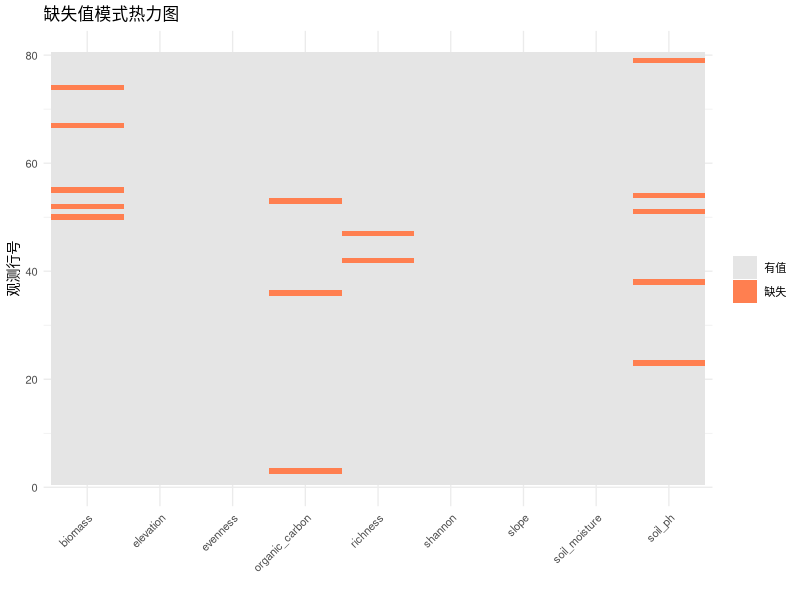
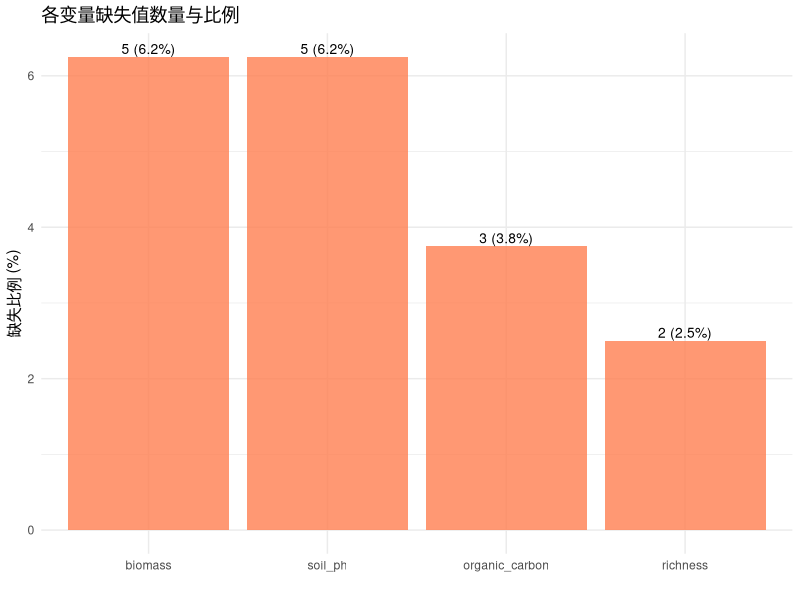
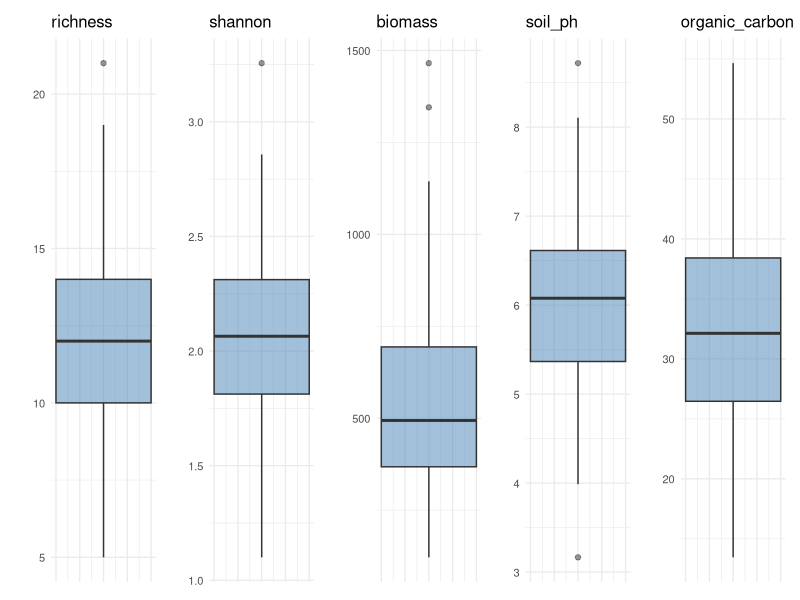
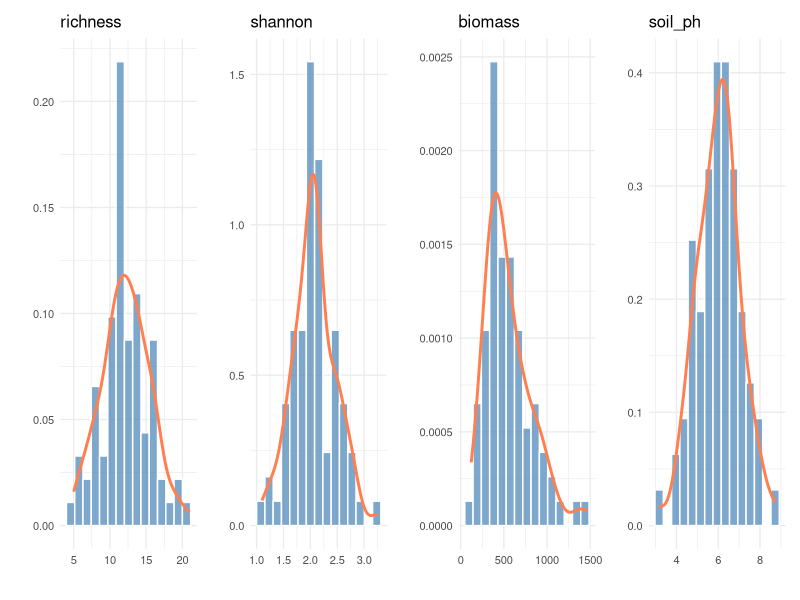
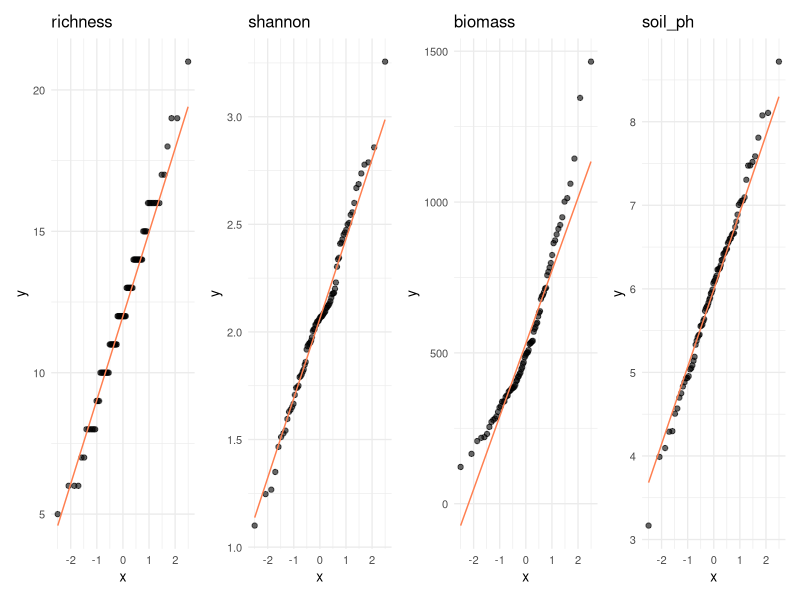
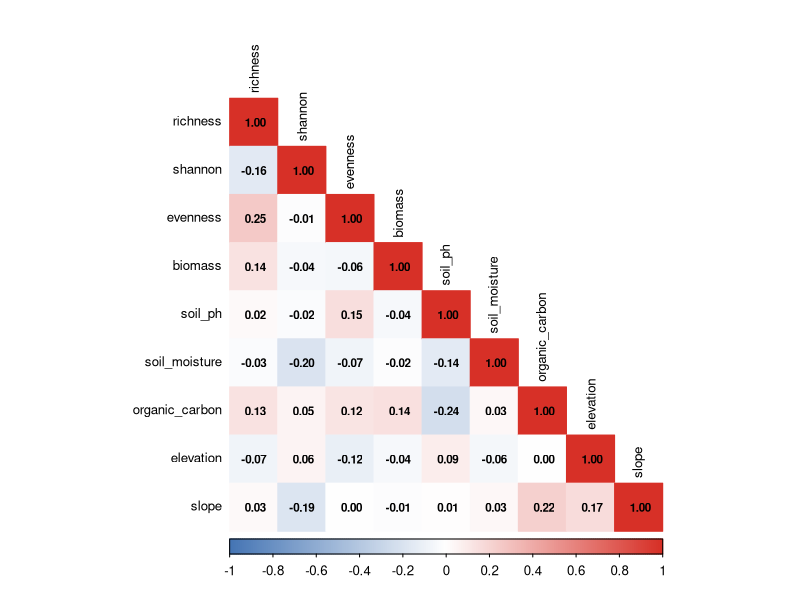
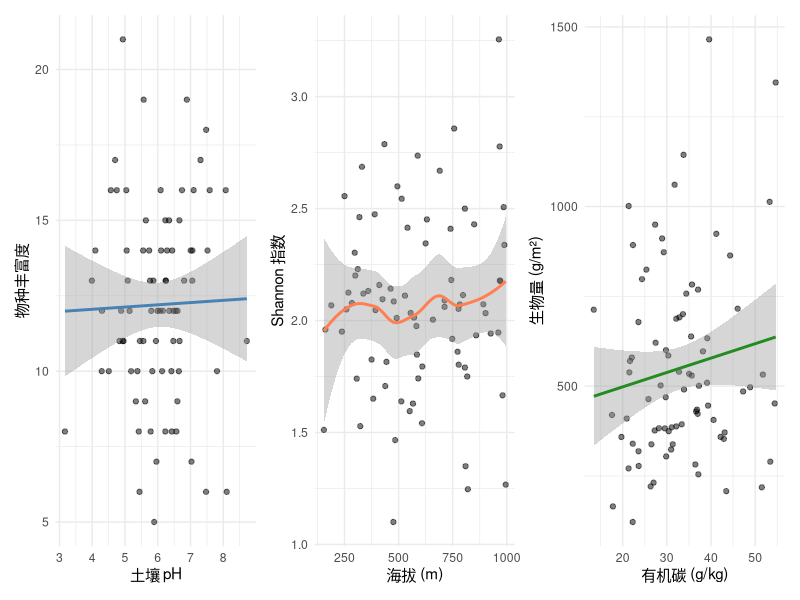
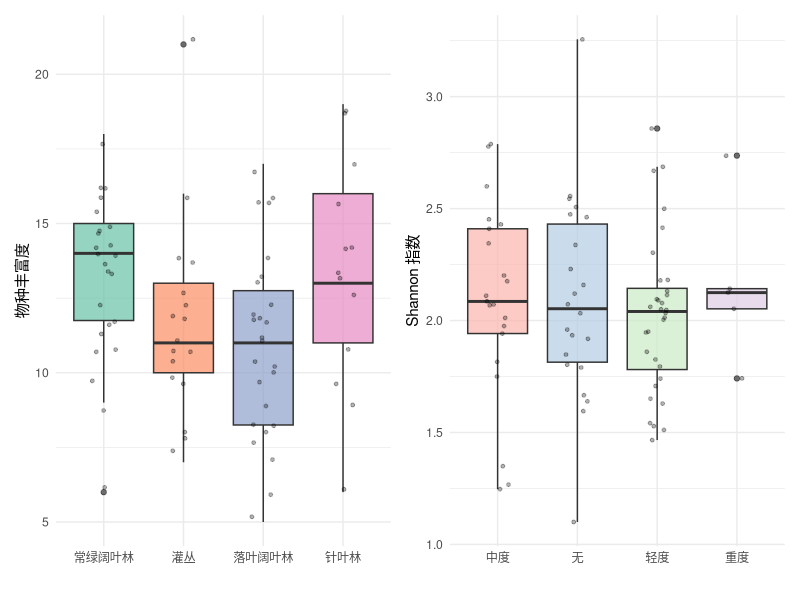

Reproduce these figures in R, in order.
## ---- chunk 1
library(tidyverse)
library(corrplot)
library(patchwork)
## ---- chunk 2
set.seed(2027)
n <- 80

diversity <- tibble(
  plot_id = paste0("P", sprintf("%03d", 1:n)),
  richness = rpois(n, lambda = 12),
  shannon = rnorm(n, 2.1, 0.4),
  evenness = runif(n, 0.5, 0.95),
  biomass = rlnorm(n, log(500), 0.5),
  soil_ph = rnorm(n, 6.0, 0.9),
  soil_moisture = runif(n, 15, 55),
  organic_carbon = rlnorm(n, log(30), 0.3),
  elevation = runif(n, 150, 1000),
  slope = runif(n, 2, 40),
  habitat = sample(c("常绿阔叶林", "落叶阔叶林", "针叶林", "灌丛"), n,
                   replace = TRUE, prob = c(0.35, 0.25, 0.2, 0.2)),
  disturbance = sample(c("无", "轻度", "中度", "重度"), n,
                       replace = TRUE, prob = c(0.3, 0.35, 0.25, 0.1))
)

head(diversity)
## ---- chunk 3
# 维度
dim(diversity)

# 结构
glimpse(diversity)

# 数值变量摘要
diversity |>
  select(where(is.numeric)) |>
  summary()
## ---- chunk 4
# 各变量缺失值统计
diversity |>
  summarise(across(everything(), ~ sum(is.na(.)))) |>
  pivot_longer(everything(), names_to = "variable", values_to = "n_missing") |>
  filter(n_missing > 0)
## ---- chunk 5
#| fig-width: 8
#| fig-asp: 0.5

# 创建含缺失值的演示数据
diversity_miss <- diversity
diversity_miss$soil_ph[c(3, 15, 27, 42, 58)] <- NA
diversity_miss$biomass[c(8, 15, 33, 60, 71)] <- NA
diversity_miss$organic_carbon[c(15, 22, 45)] <- NA
diversity_miss$richness[c(15, 50)] <- NA

# 缺失值模式热力图
miss_matrix <- diversity_miss |>
  select(where(is.numeric)) |>
  mutate(across(everything(), ~ if_else(is.na(.), 1L, 0L))) |>
  pivot_longer(everything(), names_to = "variable", values_to = "is_missing")

miss_matrix$row <- rep(seq_len(nrow(diversity_miss)),
                       times = sum(sapply(diversity_miss, is.numeric)))

ggplot(miss_matrix, aes(x = variable, y = row, fill = factor(is_missing))) +
  geom_tile() +
  scale_fill_manual(values = c("0" = "grey90", "1" = "coral"),
                    labels = c("有值", "缺失")) +
  labs(x = "", y = "观测行号", fill = "",
       title = "缺失值模式热力图") +
  theme_minimal(base_size = 10) +
  theme(axis.text.x = element_text(angle = 45, hjust = 1))
## ---- chunk 6
# 各变量缺失比例柱状图
diversity_miss |>
  summarise(across(everything(), ~ sum(is.na(.)))) |>
  pivot_longer(everything(), names_to = "variable", values_to = "n_missing") |>
  filter(n_missing > 0) |>
  mutate(pct = n_missing / nrow(diversity_miss) * 100) |>
  ggplot(aes(x = reorder(variable, -n_missing), y = pct)) +
  geom_col(fill = "coral", alpha = 0.8) +
  geom_text(aes(label = paste0(n_missing, " (", round(pct, 1), "%)")),
            vjust = -0.3, size = 3.5) +
  labs(x = "", y = "缺失比例 (%)",
       title = "各变量缺失值数量与比例") +
  theme_minimal()
## ---- chunk 7
#| fig-width: 10
#| fig-asp: 0.4

vars_numeric <- c("richness", "shannon", "biomass", "soil_ph", "organic_carbon")

outlier_plots <- map(vars_numeric, function(var) {
  ggplot(diversity, aes(y = .data[[var]])) +
    geom_boxplot(fill = "steelblue", alpha = 0.5, width = 0.4) +
    labs(title = var, y = "") +
    theme_minimal(base_size = 10) +
    theme(axis.text.x = element_blank(), axis.ticks.x = element_blank())
})

wrap_plots(outlier_plots, nrow = 1)
## ---- chunk 8
detect_outliers_iqr <- function(x) {
  q1 <- quantile(x, 0.25, na.rm = TRUE)
  q3 <- quantile(x, 0.75, na.rm = TRUE)
  iqr <- q3 - q1
  lower <- q1 - 1.5 * iqr
  upper <- q3 + 1.5 * iqr
  sum(x < lower | x > upper, na.rm = TRUE)
}

diversity |>
  select(all_of(vars_numeric)) |>
  summarise(across(everything(), detect_outliers_iqr)) |>
  pivot_longer(everything(), names_to = "variable", values_to = "n_outliers") |>
  arrange(desc(n_outliers))
## ---- chunk 9
diversity |>
  select(where(is.numeric)) |>
  pivot_longer(everything(), names_to = "variable", values_to = "value") |>
  group_by(variable) |>
  summarise(
    n = n(),
    mean = round(mean(value), 2),
    sd = round(sd(value), 2),
    median = round(median(value), 2),
    min = round(min(value), 2),
    max = round(max(value), 2),
    cv = round(sd(value) / mean(value) * 100, 1)  # 变异系数 (%)
  ) |>
  arrange(desc(cv))
## ---- chunk 10
diversity |>
  group_by(habitat) |>
  summarise(
    n = n(),
    mean_richness = round(mean(richness), 1),
    sd_richness = round(sd(richness), 1),
    mean_shannon = round(mean(shannon), 2),
    mean_biomass = round(mean(biomass), 0)
  ) |>
  arrange(desc(mean_richness))
## ---- chunk 11
#| fig-width: 10
#| fig-asp: 0.4

vars_to_check <- c("richness", "shannon", "biomass", "soil_ph")

plots <- map(vars_to_check, function(var) {
  ggplot(diversity, aes(x = .data[[var]])) +
    geom_histogram(aes(y = after_stat(density)), bins = 15,
                   fill = "steelblue", alpha = 0.7, color = "white") +
    geom_density(color = "coral", linewidth = 1) +
    labs(title = var, x = "", y = "") +
    theme_minimal(base_size = 10)
})

wrap_plots(plots, nrow = 1)
## ---- chunk 12
#| fig-width: 10
#| fig-asp: 0.4

qq_plots <- map(vars_to_check, function(var) {
  ggplot(diversity, aes(sample = .data[[var]])) +
    stat_qq(alpha = 0.6) +
    stat_qq_line(color = "coral") +
    labs(title = var) +
    theme_minimal(base_size = 10)
})

wrap_plots(qq_plots, nrow = 1)
## ---- chunk 13
diversity |>
  select(all_of(vars_to_check)) |>
  pivot_longer(everything(), names_to = "variable", values_to = "value") |>
  group_by(variable) |>
  summarise(
    W = shapiro.test(value)$statistic,
    p_value = shapiro.test(value)$p.value,
    normal = if_else(p_value > 0.05, "✅ 是", "❌ 否")
  )
## ---- chunk 14
#| fig-width: 7
#| fig-asp: 1

cor_data <- diversity |>
  select(richness, shannon, evenness, biomass, soil_ph, soil_moisture,
         organic_carbon, elevation, slope)

cor_matrix <- cor(cor_data, use = "complete.obs")

corrplot(cor_matrix, method = "color", type = "lower",
         addCoef.col = "black", number.cex = 0.7,
         tl.col = "black", tl.cex = 0.8,
         col = colorRampPalette(c("#4575b4", "white", "#d73027"))(200))
## ---- chunk 15
#| fig-width: 10
#| fig-asp: 0.35

p1 <- ggplot(diversity, aes(x = soil_ph, y = richness)) +
  geom_point(alpha = 0.5) +
  geom_smooth(method = "lm", color = "steelblue") +
  labs(x = "土壤 pH", y = "物种丰富度") +
  theme_minimal()

p2 <- ggplot(diversity, aes(x = elevation, y = shannon)) +
  geom_point(alpha = 0.5) +
  geom_smooth(method = "loess", color = "coral") +
  labs(x = "海拔 (m)", y = "Shannon 指数") +
  theme_minimal()

p3 <- ggplot(diversity, aes(x = organic_carbon, y = biomass)) +
  geom_point(alpha = 0.5) +
  geom_smooth(method = "lm", color = "forestgreen") +
  labs(x = "有机碳 (g/kg)", y = "生物量 (g/m²)") +
  theme_minimal()

p1 + p2 + p3
## ---- chunk 16
#| fig-width: 10
#| fig-asp: 0.4

p_hab <- ggplot(diversity, aes(x = habitat, y = richness, fill = habitat)) +
  geom_boxplot(alpha = 0.7) +
  geom_jitter(width = 0.15, alpha = 0.3, size = 1) +
  labs(x = "", y = "物种丰富度") +
  scale_fill_brewer(palette = "Set2") +
  theme_minimal() +
  theme(legend.position = "none")

p_dist <- ggplot(diversity, aes(x = disturbance, y = shannon, fill = disturbance)) +
  geom_boxplot(alpha = 0.7) +
  geom_jitter(width = 0.15, alpha = 0.3, size = 1) +
  labs(x = "", y = "Shannon 指数") +
  scale_fill_brewer(palette = "Pastel1") +
  theme_minimal() +
  theme(legend.position = "none")

p_hab + p_dist
